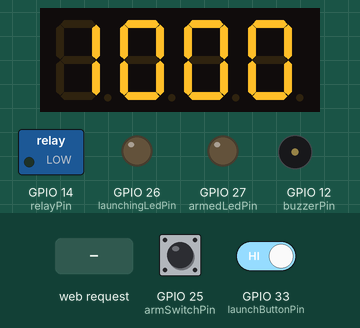
Simulated run of this program. Board: ESP32. Parts: 4-digit seven-segment display, switched loads named in the program (green lamp = pin HIGH), output pins drawn as LEDs (lit = HIGH), buzzer (waves = sounding, pin HIGH). The test bench sets the inputs (shaded band); at power-on: GPIO 25 (armSwitchPin) HIGH, GPIO 33 (launchButtonPin) HIGH. What the program prints to the serial monitor is not drawn.

Above: at 1.2 s.
1.3 s: HTTP request GET /countdown?countdown=120 received
At 2.0 s:
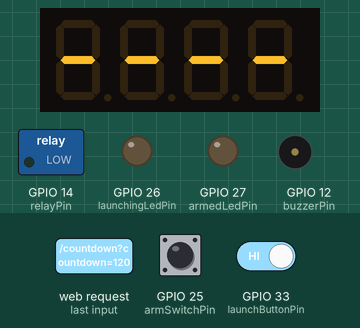
2.8 s: GPIO 25 (armSwitchPin) pulled LOW for 0.15 s
At 2.87 s:
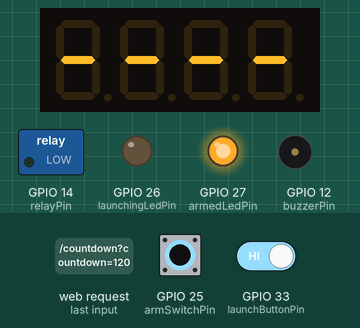
4.4 s: HTTP request GET /countdown?countdown=1 received
At 5.5 s:
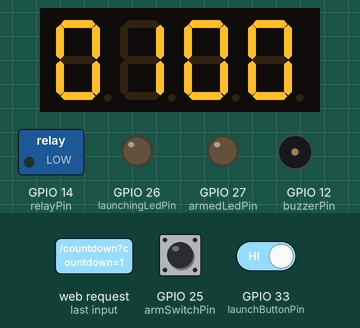
5.9 s: GPIO 25 (armSwitchPin) pulled LOW for 1 s
At 6.7 s:
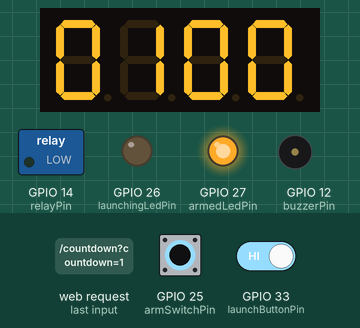
8.4 s: GPIO 25 (armSwitchPin) pulled LOW for 3.2 s
At 12.2 s:
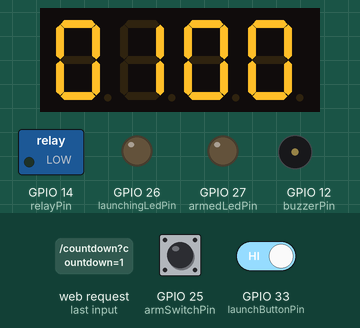
13.1 s: GPIO 25 (armSwitchPin) driven LOW and GPIO 33 (launchButtonPin) driven LOW
At 16.25 s:
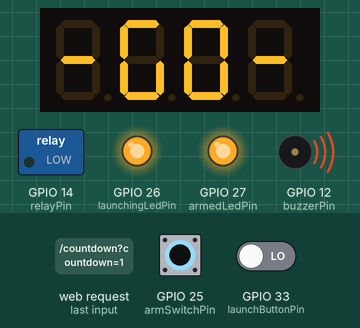
Timing chart, 0 to 16.5 s (numbered marks = the images above; inputs shaded):
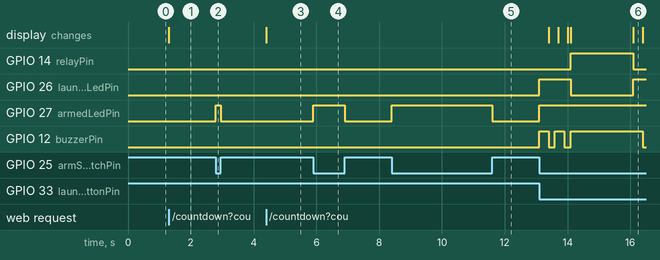

Measured:
- after the input at 1.3 s, the display: changes at once (image 1)
- after the input at 2.8 s, GPIO 27 (armedLedPin): LOW → HIGH at once, → LOW 0.15 s later
- after the input at 4.4 s, the display: changes at once (image 3)
- after the input at 5.9 s, GPIO 27 (armedLedPin): LOW → HIGH at once, → LOW 1.0 s later
- after the input at 8.4 s, GPIO 27 (armedLedPin): LOW → HIGH at once, → LOW 3.2 s later
- after the input at 13.1 s, GPIO 14 (relayPin): LOW → HIGH after 1.0 s, → LOW 2.0 s later; GPIO 26 (launchingLedPin): LOW → HIGH at once, → LOW 1.0 s later, → HIGH 2.0 s later

The program:

main.cpp
```cpp
// (licence header left out)
#include "SevSeg.h"
#include <WiFi.h>
#include <WebServer.h>
#include <WiFiAP.h>
#include "const.h"
#define LED_BUILTIN 2

SevSeg sevseg;        // Instantiate a seven segment controller object
WebServer server(80); // Controller web server

unsigned long countdown_length = 10000;
unsigned long countdown = countdown_length;

unsigned long lastTime = 0;
unsigned long currentTime = 0;
unsigned long lastStatusLedTime = 0;
unsigned long lastBuzzerTime = 0;

bool armed = false;
bool launchStarted = false;
bool statusLedState = false;
bool buzzerStatus = false;

String SendHTML(unsigned long countdownValue, unsigned long countdownLength, bool isArmed, bool isLaunchStarted)
{
  String htmlCode = "<!DOCTYPE html>\
  <html>\
  <head>\
  <meta charset=\"utf-8\">\
  <meta name=\"viewport\" content=\"width=device-width, initial-scale=1\">\
  <title>CTech Launch Controller</title>\
  <style>\
    body {\
      font-family: Arial, Helvetica, sans-serif;\
      text-align: center;\
    }\
    .button {\
      background-color: #4CAF50;\
      border: none;\
      color: white;\
      padding: 15px 32px;\
      text-align: center;\
      text-decoration: none;\
      display: inline-block;\
      font-size: 16px;\
      margin: 4px 2px;\
      cursor: pointer;\
    }\
    .button2 {\
      background-color: #008CBA;\
    }\
    .button3 {\
      background-color: #f44336;\
    }\
    .button4 {\
      background-color: #e7e7e7; color: black;\
    }\
    </style>\
  </head>\
  <body>\
  <h1>CTech Launch Controller</h1>\
  <h2>T-minus: ";
  htmlCode += countdownValue / 1000;
  htmlCode += "s</h2>\
  <h2>Armed: ";
  htmlCode += isArmed ? "YES" : "NO";
  htmlCode += "</h2>\
  <h2>Launch started: ";
  htmlCode += isLaunchStarted ? "YES" : "NO";
  htmlCode += "</h2>";
  if (!isLaunchStarted)
  {
    htmlCode += "<form action=\"/countdown\">\
    <label for=\"countdown\">Countdown length (s):</label>\
    <input type=\"number\" id=\"countdown\" name=\"countdown\" value=\"";
    htmlCode += countdownLength / 1000;
    htmlCode += "\" min=\"1\" max=\"60\"><br><br>\
    <input type=\"submit\" class=\"button button2\" value=\"Set countdown\">\
    </form>";
  }
  htmlCode += "</body> </html>";
  return htmlCode;
}
void handle_root()
{
  server.send(200, "text/html", SendHTML(countdown, countdown_length, armed, launchStarted));
}

void handle_set_countdown()
{
  if (server.hasArg("countdown"))
  {
    countdown_length = server.arg("countdown").toInt() * 1000;
    countdown = countdown_length;
    server.send(200, "text/html", SendHTML(countdown, countdown_length, armed, launchStarted));
  }
  else
  {
    server.send(400, "text/plain", "400: Invalid Request");
  }
}

void begin_launch()
{
  digitalWrite(launchingLedPin, HIGH);
  launchStarted = true;
  countdown = countdown_length;
  lastTime = millis();
  lastBuzzerTime = millis();
  buzzerStatus = true;
  digitalWrite(buzzerPin, buzzerStatus);
}

void handle_not_found()
{
  server.send(404, "text/plain", "404: Not found");
}

void setup()
{
  Serial.begin(115200);
  Serial.println("");
  Serial.println(" - CTech Launch Controller - ");
  Serial.print("Setting pin modes... ");
  digitalWrite(relayPin, LOW);
  pinMode(relayPin, OUTPUT);
  pinMode(armedLedPin, OUTPUT);
  pinMode(launchingLedPin, OUTPUT);
  pinMode(buzzerPin, OUTPUT);
  pinMode(armSwitchPin, INPUT_PULLUP);
  pinMode(launchButtonPin, INPUT_PULLUP);
  Serial.println("DONE");
  Serial.println("Starting WiFi AP:");
  Serial.print("- SSID: ");
  Serial.print(ssid);
  Serial.print(", Pass: ");
  Serial.println(password);
  if (!WiFi.softAP(ssid, password))
  {
    Serial.println("- AP_init: FAILED!");
    while (1)
    {
      statusLedState = !statusLedState;
      digitalWrite(LED_BUILTIN, statusLedState);
      delay(100);
    }
  }
  else
  {
    Serial.println("- AP init: OK");
    Serial.print("- IP: ");
    Serial.println(WiFi.softAPIP());
    server.on("/", handle_root);
    server.on("/countdown", handle_set_countdown);
    server.onNotFound(handle_not_found);
    server.begin();
    Serial.println("- Server: ONLINE");
  }

  sevseg.begin(hardwareConfig, numDigits, digitPins, segmentPins, resistorsOnSegments,
               updateWithDelays, leadingZeros, disableDecPoint);
  sevseg.setBrightness(90);
  sevseg.setNumber(countdown / 10);
  lastTime = millis();
}

void launch()
{
  buzzerStatus = false;
  launchStarted = false;
  countdown = countdown_length;
  digitalWrite(launchingLedPin, LOW);
  digitalWrite(buzzerPin, HIGH);
  digitalWrite(relayPin, HIGH);
  delay(2000);
  digitalWrite(relayPin, LOW);
  digitalWrite(buzzerPin, LOW);
}

void loop()
{
  server.handleClient();
  armed = !digitalRead(armSwitchPin);
  digitalWrite(armedLedPin, armed);
  sevseg.setNumber(countdown / 10);
  if (armed)
  {
    if (launchStarted)
    {
      currentTime = millis();
      countdown -= currentTime - lastTime;
      Serial.println(countdown);
      if (buzzerStatus)
      {
        if (currentTime - lastBuzzerTime >= buzzerDuration)
        {
          buzzerStatus = false;
          digitalWrite(buzzerPin, LOW);
        }
      }

      if (countdown <= 0)
      {
        launch();
        sevseg.setChars("-GO-");
      }
      else if (countdown > 2000 && countdown % 1000 == 0)
      {
        buzzerStatus = true;
        digitalWrite(buzzerPin, HIGH);
        lastBuzzerTime = currentTime;
      }
      else if (countdown <= 2000 && countdown % 500 == 0)
      {
        buzzerStatus = true;
        digitalWrite(buzzerPin, HIGH);
        lastBuzzerTime = currentTime;
      }
      lastTime = currentTime;
    }
    else if (!digitalRead(launchButtonPin))
    {
      begin_launch();
    }
  }
  else
  {
    if (launchStarted)
    {
      sevseg.setChars("ABRT");
      countdown = countdown_length;
      launchStarted = false;
      digitalWrite(launchingLedPin, LOW);
    }
  }
  sevseg.refreshDisplay(); // Must run repeatedly
}

/// END ///
```

const.h
```cpp
#ifndef CONFIG_H
#define CONFIG_H
// WiFi AP config
const char *ssid = "CTech Launch Control";
const char *password = "there is no spoon";
// Pinout
const int relayPin = 14;
const int armedLedPin = 27;
const int launchingLedPin = 26;
const int buzzerPin = 12;
const int armSwitchPin = 25;
const int launchButtonPin = 33;
// 7 seg config
const byte numDigits = 4;
const byte digitPins[] = {15, 2, 4, 16};
const byte segmentPins[] = {13, 23, 22, 21, 19, 18, 5};
const bool resistorsOnSegments = false;   // 'false' means resistors are on digit pins
const byte hardwareConfig = COMMON_ANODE; // See README.md for options
const bool updateWithDelays = false;      // Default 'false' is Recommended
const bool leadingZeros = true;           // Use 'true' if you'd like to keep the leading zeros
const bool disableDecPoint = true;        // Use 'true' if your decimal point doesn't exist or isn't connected

// Misc config
const int buzzerDuration = 300;
#endif
```
